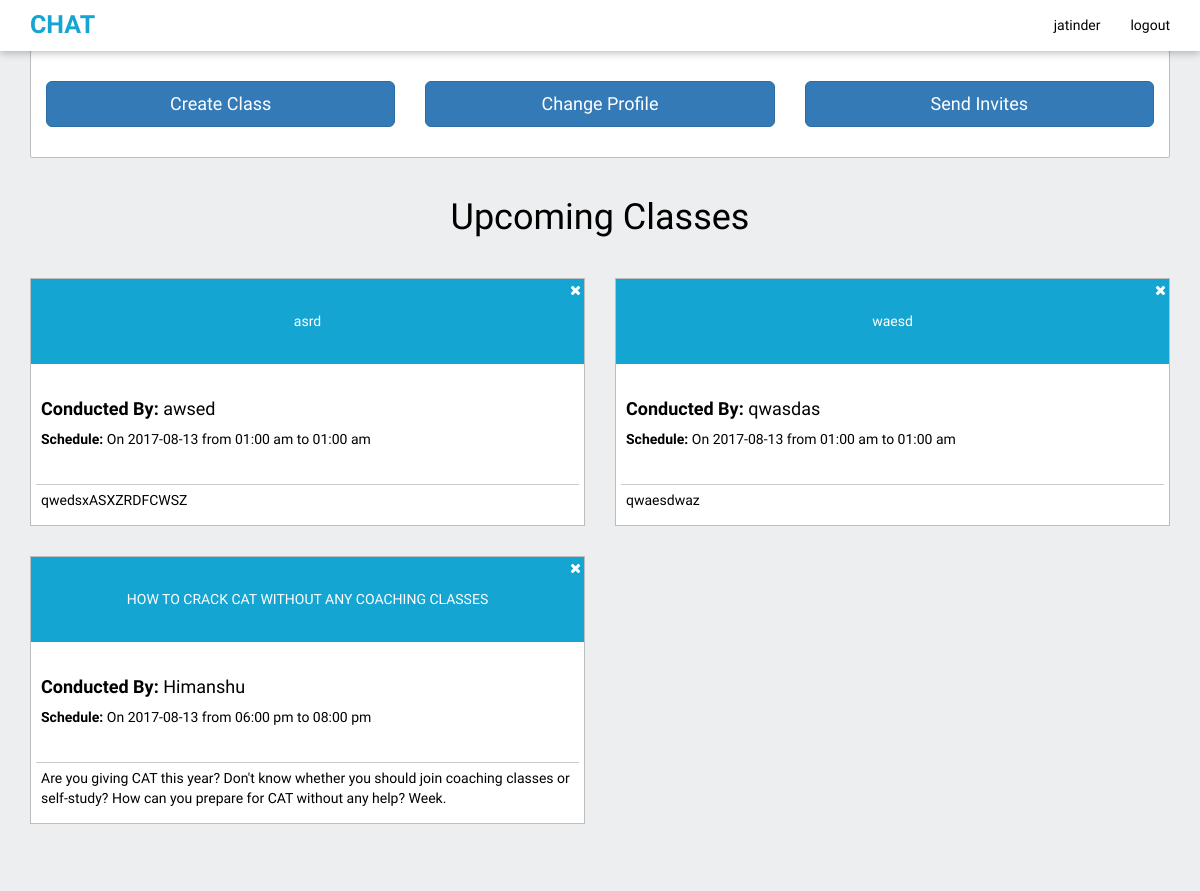
The app's page /functions/ (signed in), older data.
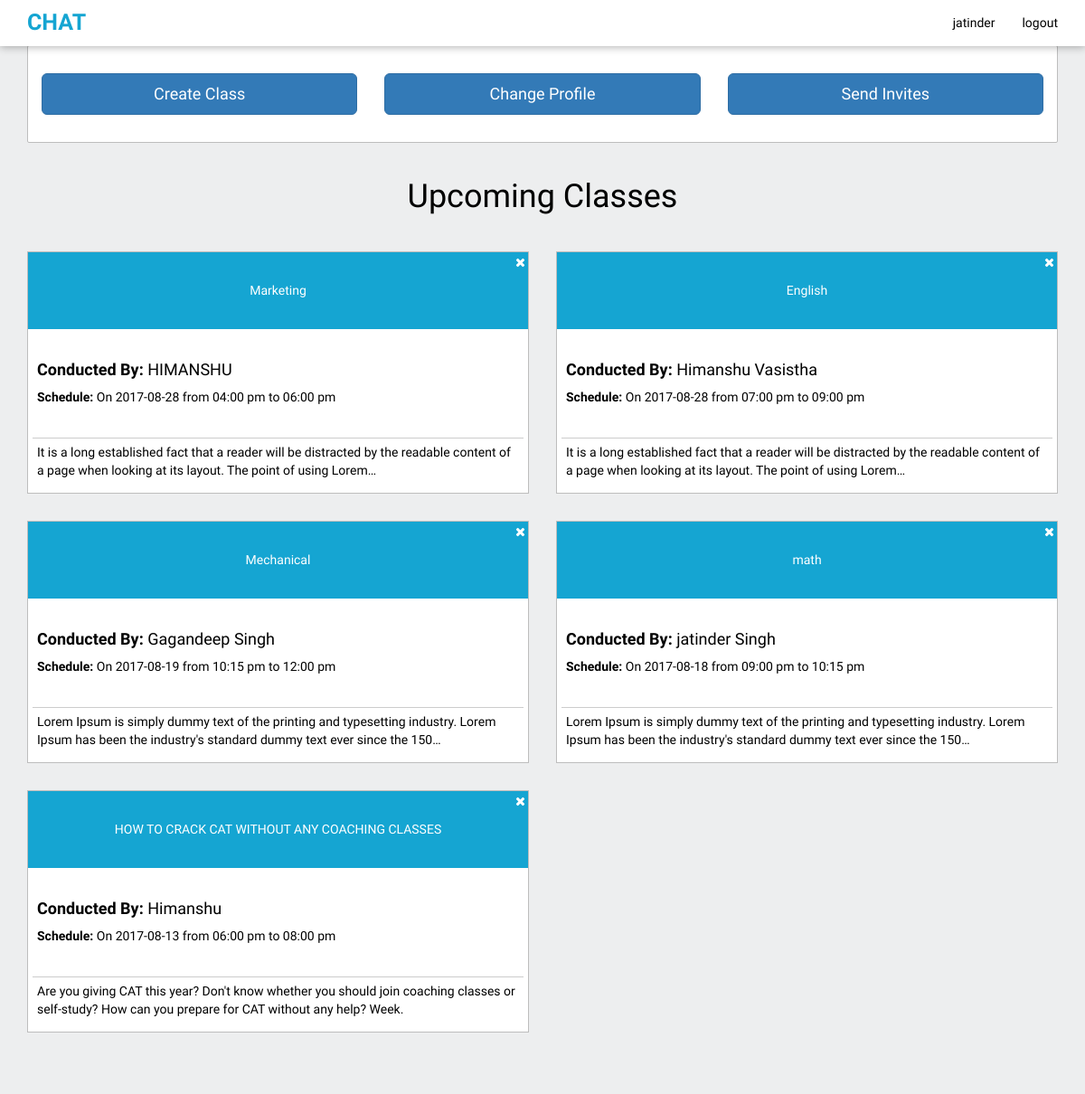
The same page, newer data.
### chat/models.py (models this page shows)
class Createclass(models.Model):
    user = models.ForeignKey(User)
    Title = models.CharField(max_length=200, default='')
    Subject = models.CharField(max_length=200, default='')
    date = models.CharField(max_length=200, default='')
    From = models.CharField(max_length=60,default='')
    to = models.CharField(max_length=60,default='')
    instructor = models.CharField(max_length=60, default='')
    description = models.TextField(default='')
    Image = models.ImageField(upload_to='profile_image', blank=True)

### chat/views.py (the view)
# urls.py: url(r'^functions/$', views.Function, name='Function'),
def Function(request, template_name='rest.html'):
	chat = Createclass.objects.order_by('-id')
	users = User.objects.all()
	data['object_list'] = chat
	return render(request, template_name,{'chat': chat,'users': users})

### templates/rest.html (shortened to what this page needs)
<!DOCTYPE html>
<html>
<head>
 {% load staticfiles %}
<link rel="stylesheet" type="text/css" href="https://maxcdn.bootstrapcdn.com/bootstrap/3.3.7/css/bootstrap.min.css">
<link rel="stylesheet" type="text/css" href='{%static "css/app.css" %}'/>
<link rel="stylesheet" href="https://maxcdn.bootstrapcdn.com/font-awesome/4.4.0/css/font-awesome.min.css">
</head>
<body >
<nav class="navbar navbar-default navbar-fixed-top">
  <div class="container">
    <div class="navbar-header">
      <a class="navbar-brand"  href="#">chat</a>
    </div>
    <div class="collapse navbar-collapse" id="bs-example-navbar-collapse-1">
      <ul class="nav navbar-nav navbar-right">
	  <li> {% if user.is_authenticated %}
      <a href="#">  {{ user.username }}</a></li>
     <li>  <a href="{% url 'logout' %}"> logout</a></li>
       {% else %}
	   <li><a href="/register">Signup <i class="fa fa-user-plus"></i></a></li>
       <li><a href="{% url 'login' %}">Login <i class="fa fa-user"></i></a></li>
       {% endif %}
	   </ul>
    </div>
  </div>
</nav>
<div class="container">
<div class="row">
{% if user.profile.utype == '1'%}
<div class="col-md-12">
<div class="wrap-functions">
<div class="col-md-4 col-xs-12 text-center">
<a href="/create" class="btn btn-primary btn-lg" style="width:100%">Create Class </a>
</div>
<div class="col-md-4 col-xs-12 text-center">
<a href="#" class="btn btn-primary btn-lg" style="width:100%" data-toggle="modal" data-target="#myModal">Change Profile  </a></a>
</div>
<div class="col-md-4 col-xs-12 text-center">
<a href="/Ainvites" class="btn btn-primary btn-lg" style="width:100%" >Send Invites </a>
</div>
</div>
</div>
<div class="col-md-12">
<div class="row">
<br>
<div class="text-center"><h1>Upcoming Classes</h1></div>
<div class="wrap-body">
{% for obj in chat %}
<div class="col-md-6">
<div class="block-tile">
<a class="del" data-id= {{obj.id }}  data-toggle="modal" data-target="#confirmDelete"><i class="fa fa-remove"></i></a>
<a href='{% url "home" obj.id %}'class="link1">
<div class="classname">
<h5>{{ obj.Title }}</h5>
</div>
<div class="info">
<div class="conduct">
<h4><b>Conducted By: </b>{{ obj.instructor }}</h4>
<p><b>Schedule: </b> On {{ obj.date }} from {{ obj.From }} to {{ obj.to }}</p>
</div>
<div class="desc">
<p>{{ obj.description|truncatechars:150}}</p>
</div>
</div>
</a>
</div>
</div>
   {% empty %}
    <li style="color:red">No Classes</li>
    {% endfor %}
</div>
</div>
</div>
{% endif %}
<div class="clearfix"></div>
		<br>
	<br>
</div>
</div>
		<br>
	<br>
		<br>
	<br>
 </body>
</html>

### static/css/app.css (style rules this page uses)
body { margin-top:50px; background:#edeeef; background-size: cover; background-position: center; font-family: Lato; color: black; height:100%; font-family: 'PT Sans', sans-serif; }
html { height: 100%; }
nav { background:white !important; border-color:transparent !important; color:black; box-shadow:0px 1px 9px rgba(0, 0, 0, 0.31); font-family: 'Titillium Web', sans-serif; }
.navbar-brand { font-weight:bold; font-size:25px; text-transform:uppercase; color:#15a5d2 !important; }
nav li a { color:#000 !important; }
.wrap-functions { float:left; width:100%; background:white; border:1px solid #bdbdbd; border-radius:2px; padding:30px 0px; }
.wrap-functions div a { width:100% }
.wrap-body { float:left; width:100%; border-radius:2px; }
.wrap-body .block-tile { float:left; width:100%; background:white; border:1px solid #bdbdbd; position:relative; margin-top:30px; color:black!important; }
.wrap-body .block-tile .del { position:absolute; right:3px; top:1px; display:block; color:white; }
.link1 { text-decoration:none; color:black; }
.wrap-body .block-tile .classname { float:left; width:100%; background:#15a5d2; color:white; padding:25px 5px; text-align:center; }
.wrap-body .block-tile .info { float:left; width:100%; background:white; padding:0px 5px; }
.wrap-body .block-tile .info .conduct { float:left; width:100%; padding:25px 5px; border-bottom:solid 1px #ccc; }
.wrap-body .block-tile .info .desc { float:left; width:100%; padding:5px 5px; }

Row changes from the older to the newer data that the page shows:
removed Createclass: Title "asrd", instructor "awsed", date "2017-08-13", From "01:00 am", to "01:00 am", description "qwedsxASXZRDFCWSZ"
removed Createclass: Title "waesd", instructor "qwasdas", date "2017-08-13", From "01:00 am", to "01:00 am", description "qwaesdwaz"
added Createclass: Title "Marketing", instructor "HIMANSHU", date "2017-08-28", From "04:00 pm", to "06:00 pm", description "It is a long established fact that a reader will be distracted by the readable content of a page when looking at its layout. The point of using Lorem…"
added Createclass: Title "English", instructor "Himanshu Vasistha", date "2017-08-28", From "07:00 pm", to "09:00 pm", description "It is a long established fact that a reader will be distracted by the readable content of a page when looking at its layout. The point of using Lorem…"
added Createclass: Title "Mechanical", instructor "Gagandeep Singh", date "2017-08-19", From "10:15 pm", to "12:00 pm", description "Lorem Ipsum is simply dummy text of the printing and typesetting industry. Lorem Ipsum has been the industry's standard dummy text ever since the 150…"
added Createclass: Title "math", instructor "jatinder Singh", date "2017-08-18", From "09:00 pm", to "10:15 pm", description "Lorem Ipsum is simply dummy text of the printing and typesetting industry. Lorem Ipsum has been the industry's standard dummy text ever since the 150…"
